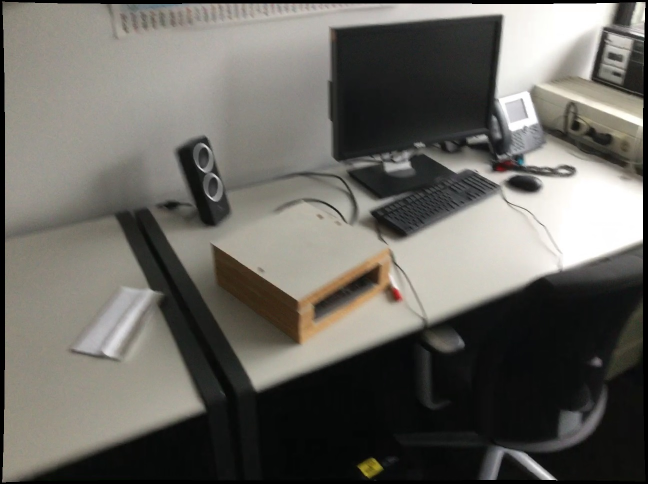
#> input picture assets/scannet_sample_images/scene0711_00_frame-001680.jpg, 1296 x 968 px (shown at 1/2 size)
$ python noise_image.py --img0_path assets/scannet_sample_images/scene0711_00_frame-001680.jpg --img1_path assets/scannet_sample_images/scene0711_00_frame-001995.jpg
#> lines starting #> are read from the running program, lines starting #| are printed output that depends on the picture
#> further down, orig_image is the input picture: shape (968, 1296, 3); mean B, G, R 97, 102.9, 104.9
### demo_utils.py
import cv2
import numpy as np


def resize(image, long_dim):
#> called with long_dim = 512
    h, w = image.shape[0], image.shape[1]
#> h = 968; w = 1296
    if h != w:
        image = cv2.resize(image, dsize=(long_dim, long_dim), fx=1, fy=1, interpolation=cv2.INTER_LINEAR)
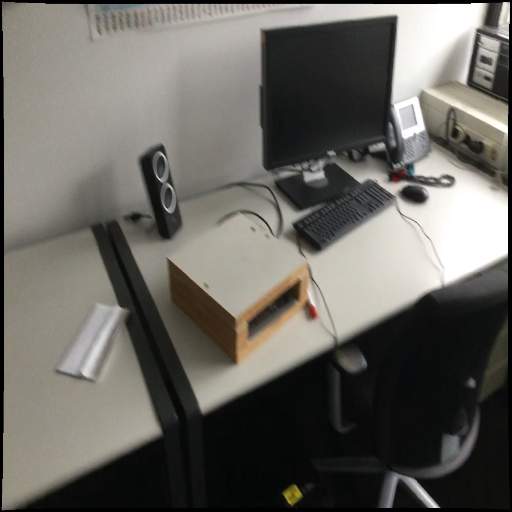
#> image: shape (512, 512, 3); mean of channels 0, 1, 2 96.9, 102.8, 104.8; drawn as B, G, R
    else:
        image = cv2.resize(image, (int(w * long_dim / max(h, w)), int(h * long_dim / max(h, w))))
    return image


# [72 lines left out: functions draw_points, draw_match, not called in this run]

### noise_image.py
import argparse
import cv2
import numpy as np
from einops import rearrange
import demo_utils


def Additive_noise(image_path, SNR):
    # 读取图片
    image0 = cv2.imread(image_path, cv2.IMREAD_COLOR)  # IMREAD_GRAYSCALE
    image = demo_utils.resize(image0, 512)
    image = np.array(image / 255, dtype=float)
    H, W, Channel = image.shape  # 获取行列,通道信息
#> H = 512; W = 512; Channel = 3

    noise = np.random.rand(H, W, Channel)
    noise = noise - np.mean(noise)  # 均值为0，方差接近1
    avg1 = np.mean(image)
#> avg1 = 0.398
    P_image = np.sum((image - avg1) ** 2) / (H * W * Channel)  # 图像平均功率
#> P_image = 0.0832
    P_noise = P_image * 10 ** (-SNR / 10)  # 噪声功率
#> P_noise = 0.105
    # P_noise = P_image / (10 ** (-SNR/10))
    noise = np.sqrt(P_noise) / np.std(noise) * noise  # 期望的噪声
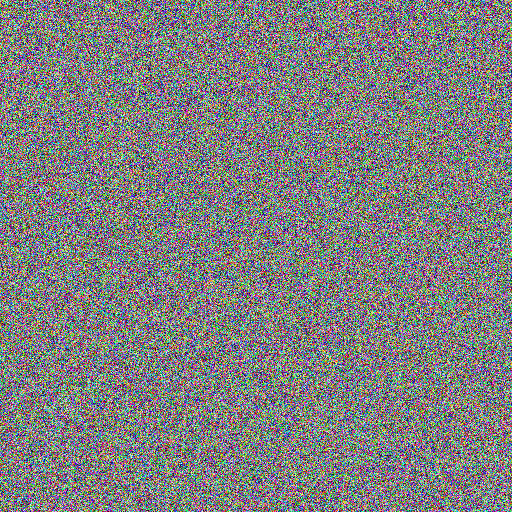
#> noise: shape (512, 512, 3) float64; mean of channels 0, 1, 2 -0.000335, 0.000438, -0.000102; drawn with min black and max white
    # noise = np.sqrt(P_noise)
    noise_img = image + noise
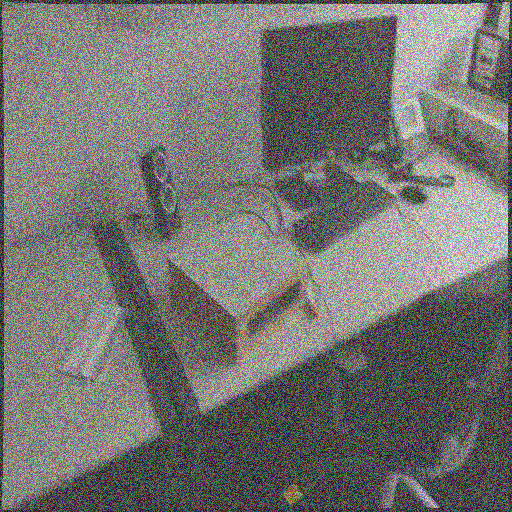
#> noise_img: shape (512, 512, 3) float64; mean of channels 0, 1, 2 0.38, 0.403, 0.411; drawn with min black and max white
    # return noise_image = image + noise

    # 设置图片添加高斯噪声之后的像素值的范围
    noise_img = np.clip(noise_img, a_min=0, a_max=1.0)
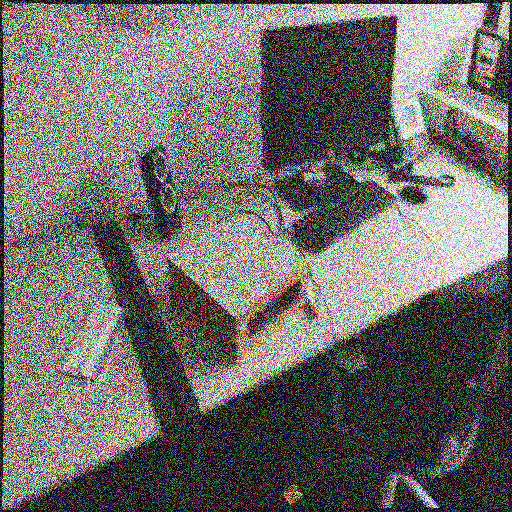
#> noise_img: shape (512, 512, 3) float64; mean of channels 0, 1, 2 0.411, 0.43, 0.437; drawn as B, G, R
    noise_img = np.uint8(noise_img * 255)
    # 保存图片
    # cv2.imwrite("noisy_img.png", noise_img)
    return noise_img


def stripe_noise(image_path, sigma):
#> called with sigma = 0.1
    image0 = cv2.imread(image_path, cv2.IMREAD_COLOR)  # IMREAD_GRAYSCALE
    image = demo_utils.resize(image0, 512)
    image = np.array(image / 255, dtype=float)
    H, W, Channel = image.shape
#> H = 512; W = 512; Channel = 3
    # [4 lines of commented-out code are left out]
    stripe = sigma ** 2 * np.random.randn(H, W)
    # multi = image @ stripe
    # noise_img = image + multi
    noise_img = image + stripe @ image  # ---竖条纹
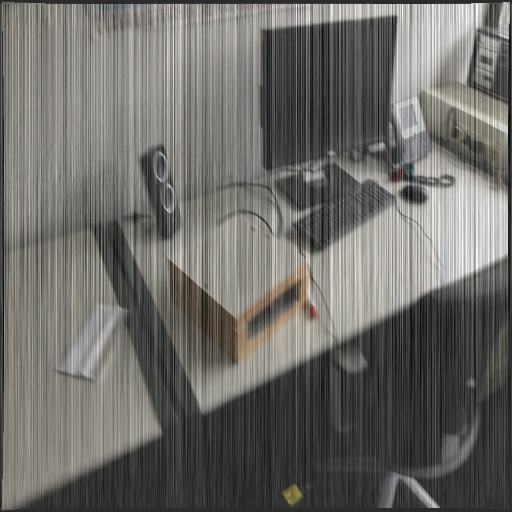
#> noise_img: shape (512, 512, 3) float64; mean of channels 0, 1, 2 0.378, 0.401, 0.409; drawn with min black and max white
    # multi = stripe @ rearrange(image, 'h w c -> c h w ')  # ---横条纹
    # noise_img = image + rearrange(multi, 'c h w -> h w c')
    # noise_img = image + stripe * image   # * 是元素相乘,得到的结果为斑点噪声
    # 设置图片添加高斯噪声之后的像素值的范围
    noise_img = np.clip(noise_img, a_min=0, a_max=1.0)
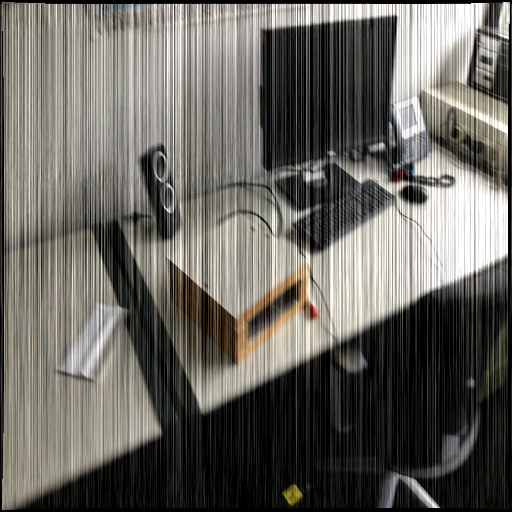
#> noise_img: shape (512, 512, 3) float64; mean of channels 0, 1, 2 0.38, 0.403, 0.411; drawn as B, G, R
    noise_img = np.uint8(noise_img * 255)
    return noise_img


if __name__ == '__main__':
    # Load example images
    parser = argparse.ArgumentParser()
    parser.add_argument('--img0_path', type=str, default="./assets/4SARSets/pair2-1.tif")
    parser.add_argument('--img1_path', type=str, default="./assets/4SARSets/pair2-1.tif")
    args = parser.parse_args()

    orig_image = cv2.imread(args.img0_path, cv2.IMREAD_COLOR)
    add_noise = Additive_noise(args.img0_path, -1)
    stripe_noise = stripe_noise(args.img0_path, 0.1)
    cv2.imshow("original image", orig_image)
    cv2.imshow("additive noise image", add_noise)
    cv2.imshow("stripe noise image", stripe_noise)

    cv2.waitKey()

$ run again, on data/scannet/test/scene0707_00_color-585.jpg
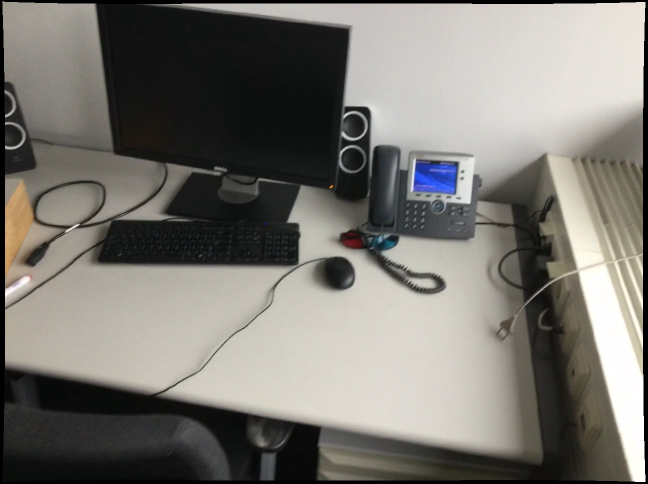
#> input picture data/scannet/test/scene0707_00_color-585.jpg, 1296 x 968 px (shown at 1/2 size)
#> orig_image is the input picture: shape (968, 1296, 3); mean B, G, R 113.9, 119.8, 122.4
#> in resize, `image = cv2.resize(image, dsize=(long_dim, long_dim), fx=1, fy=1, inte..`:
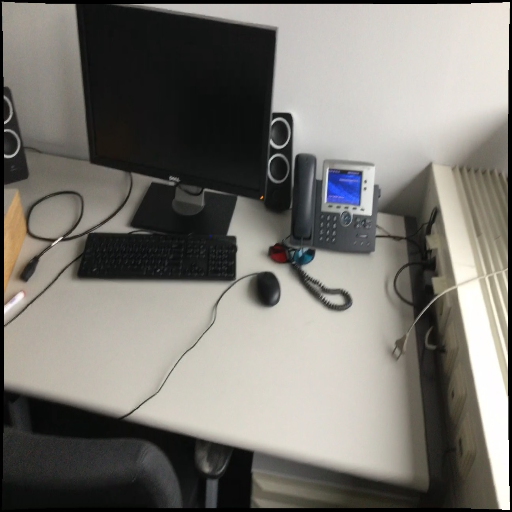
#> image: shape (512, 512, 3); mean of channels 0, 1, 2 113.8, 119.6, 122.2; drawn as B, G, R
#> avg1 = 0.465
#> P_image = 0.0984
#> P_noise = 0.124
#> in stripe_noise, `noise_img = np.clip(noise_img, a_min=0, a_max=1.0)`:
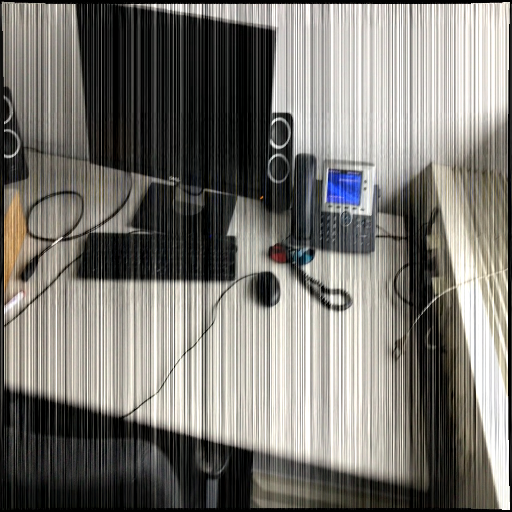
#> noise_img: shape (512, 512, 3) float64; mean of channels 0, 1, 2 0.448, 0.469, 0.479; drawn as B, G, R
